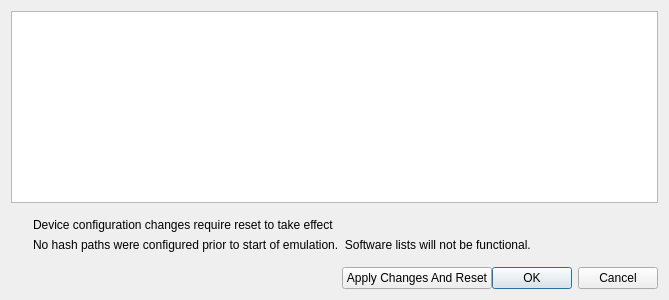
<?xml version="1.0" encoding="UTF-8"?>
<ui version="4.0">
 <class>ConfigurableDevicesDialog</class>
 <widget class="QDialog" name="ConfigurableDevicesDialog">
  <property name="geometry">
   <rect>
    <x>0</x>
    <y>0</y>
    <width>669</width>
    <height>300</height>
   </rect>
  </property>
  <property name="windowTitle">
   <string>Devices and Images</string>
  </property>
  <layout class="QVBoxLayout" name="verticalLayout">
   <item>
    <widget class="QTreeView" name="treeView">
     <property name="editTriggers">
      <set>QAbstractItemView::AllEditTriggers</set>
     </property>
    </widget>
   </item>
   <item>
    <widget class="QWidget" name="warningsGridWidget" native="true">
     <property name="sizePolicy">
      <sizepolicy hsizetype="Preferred" vsizetype="Minimum">
       <horstretch>0</horstretch>
       <verstretch>0</verstretch>
      </sizepolicy>
     </property>
     <layout class="QGridLayout" name="warningsGridLayout">
      <item row="0" column="0">
       <widget class="QLabel" name="warningDeviceChangesRequireResetIcon">
        <property name="sizePolicy">
         <sizepolicy hsizetype="Maximum" vsizetype="Maximum">
          <horstretch>0</horstretch>
          <verstretch>0</verstretch>
         </sizepolicy>
        </property>
       </widget>
      </item>
      <item row="0" column="1">
       <widget class="QLabel" name="warningDeviceChangesRequireResetLabel">
        <property name="text">
         <string>Device configuration changes require reset to take effect</string>
        </property>
       </widget>
      </item>
      <item row="1" column="0">
       <widget class="QLabel" name="warningHashPathIcon">
        <property name="sizePolicy">
         <sizepolicy hsizetype="Maximum" vsizetype="Maximum">
          <horstretch>0</horstretch>
          <verstretch>0</verstretch>
         </sizepolicy>
        </property>
       </widget>
      </item>
      <item row="1" column="1">
       <widget class="QLabel" name="warningHashPathLabel">
        <property name="text">
         <string>No hash paths were configured prior to start of emulation.  Software lists will not be functional.</string>
        </property>
       </widget>
      </item>
     </layout>
    </widget>
   </item>
   <item>
    <widget class="QWidget" name="widget" native="true">
     <property name="sizePolicy">
      <sizepolicy hsizetype="Preferred" vsizetype="Fixed">
       <horstretch>0</horstretch>
       <verstretch>0</verstretch>
      </sizepolicy>
     </property>
     <layout class="QHBoxLayout" name="horizontalLayout">
      <property name="spacing">
       <number>0</number>
      </property>
      <property name="leftMargin">
       <number>0</number>
      </property>
      <property name="topMargin">
       <number>0</number>
      </property>
      <property name="rightMargin">
       <number>0</number>
      </property>
      <property name="bottomMargin">
       <number>0</number>
      </property>
      <item>
       <spacer name="horizontalSpacer">
        <property name="orientation">
         <enum>Qt::Horizontal</enum>
        </property>
        <property name="sizeHint" stdset="0">
         <size>
          <width>40</width>
          <height>20</height>
         </size>
        </property>
       </spacer>
      </item>
      <item>
       <widget class="QPushButton" name="applyChangesButton">
        <property name="text">
         <string>Apply Changes And Reset</string>
        </property>
       </widget>
      </item>
      <item>
       <widget class="QDialogButtonBox" name="buttonBox">
        <property name="sizePolicy">
         <sizepolicy hsizetype="Fixed" vsizetype="Fixed">
          <horstretch>0</horstretch>
          <verstretch>0</verstretch>
         </sizepolicy>
        </property>
        <property name="layoutDirection">
         <enum>Qt::LeftToRight</enum>
        </property>
        <property name="orientation">
         <enum>Qt::Horizontal</enum>
        </property>
        <property name="standardButtons">
         <set>QDialogButtonBox::Cancel|QDialogButtonBox::Ok</set>
        </property>
       </widget>
      </item>
     </layout>
    </widget>
   </item>
  </layout>
 </widget>
 <resources/>
 <connections>
  <connection>
   <sender>buttonBox</sender>
   <signal>accepted()</signal>
   <receiver>ConfigurableDevicesDialog</receiver>
   <slot>accept()</slot>
   <hints>
    <hint type="sourcelabel">
     <x>199</x>
     <y>279</y>
    </hint>
    <hint type="destinationlabel">
     <x>199</x>
     <y>149</y>
    </hint>
   </hints>
  </connection>
  <connection>
   <sender>buttonBox</sender>
   <signal>rejected()</signal>
   <receiver>ConfigurableDevicesDialog</receiver>
   <slot>reject()</slot>
   <hints>
    <hint type="sourcelabel">
     <x>199</x>
     <y>279</y>
    </hint>
    <hint type="destinationlabel">
     <x>199</x>
     <y>149</y>
    </hint>
   </hints>
  </connection>
 </connections>
</ui>
